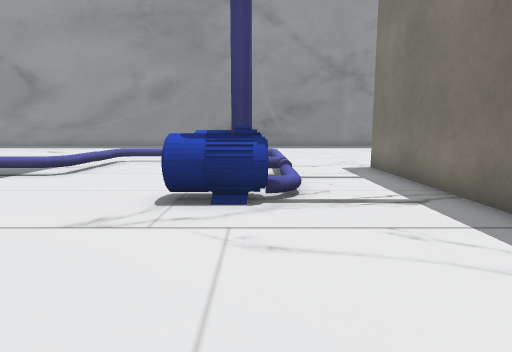
view 1 (above)

23 first-person views from a walk through a 3-D level made in the Unity game engine. The camera is 1.2 m above the floor, tilts 8° down and sees 75° across. The floor is counted in squares, 1 m on a side. Each view is taken from the middle of a square. On the plan, view 1 faces up. The plan holds only what a view shows up to about 14 squares ahead; the rest is blank. The place goes on beyond the plan. Some surface patterns are stand-ins.

view 2
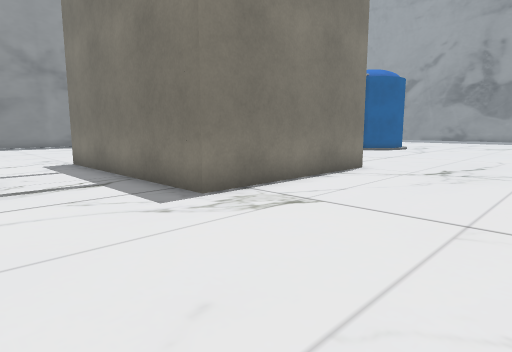

view 3
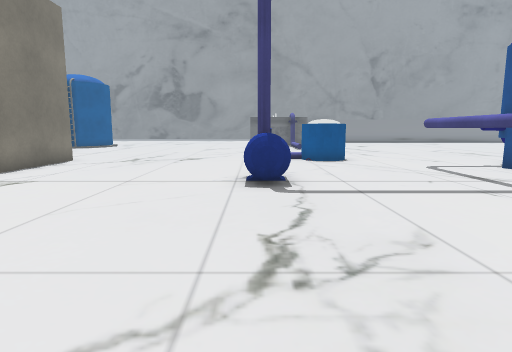

view 4
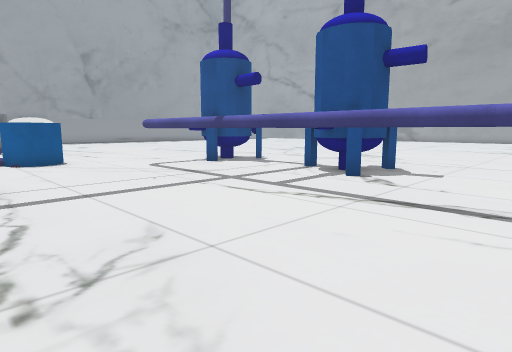

view 5
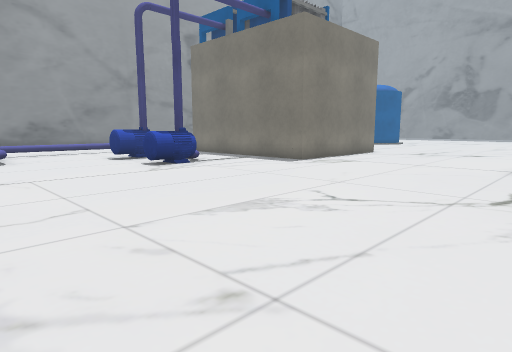

view 6
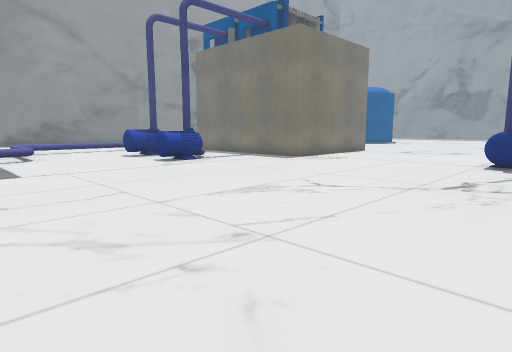

view 7
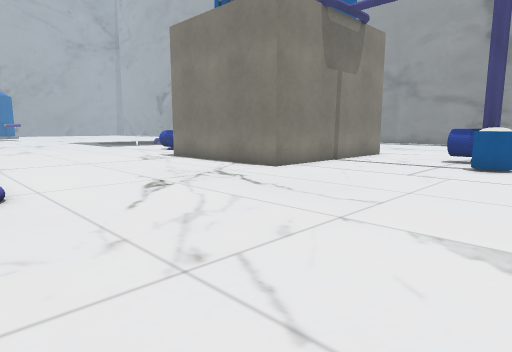

view 8
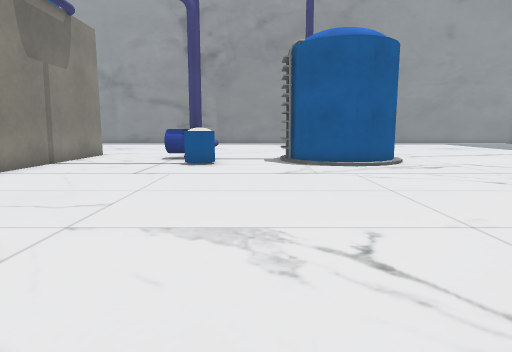

view 9
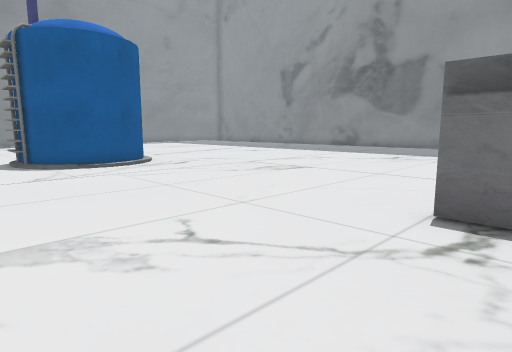

view 10
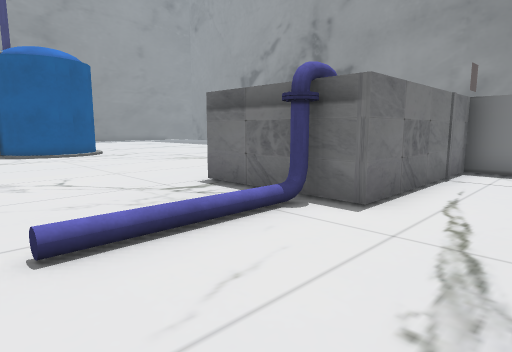

view 11
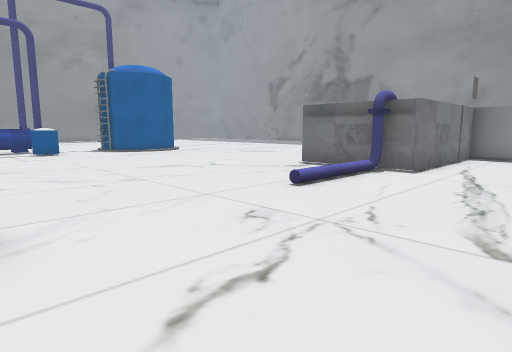

view 12
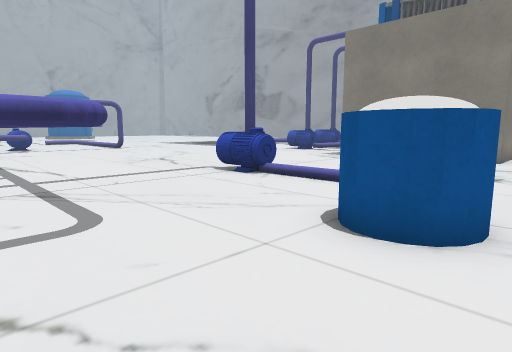

view 13
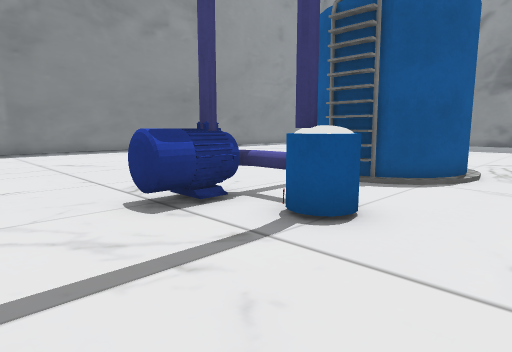

view 14
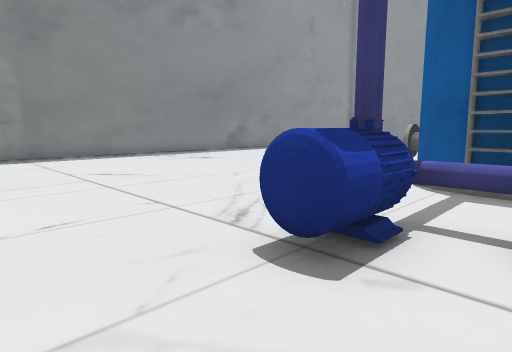

view 15
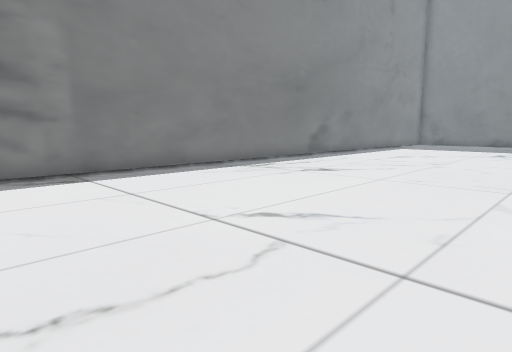

view 16
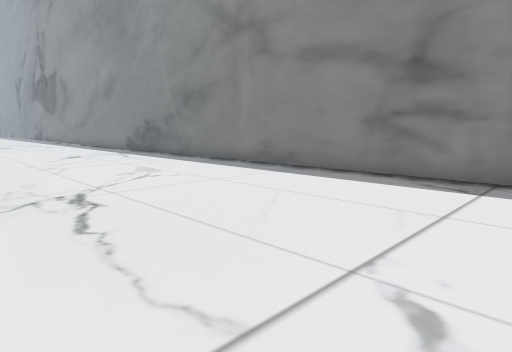

view 17
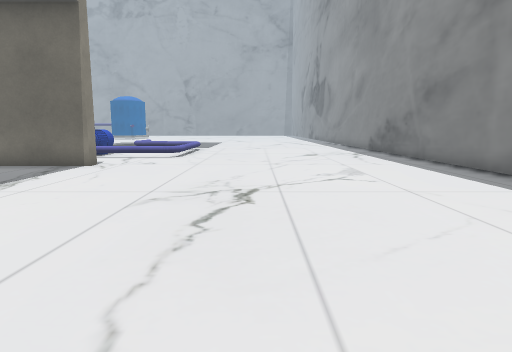

view 18
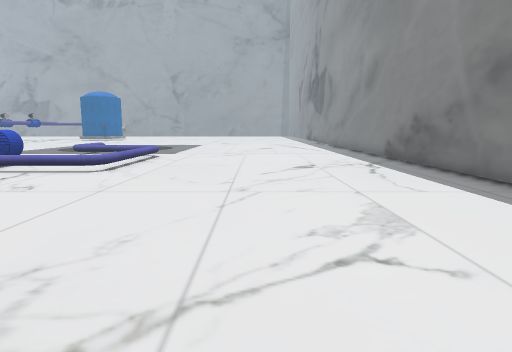

view 19
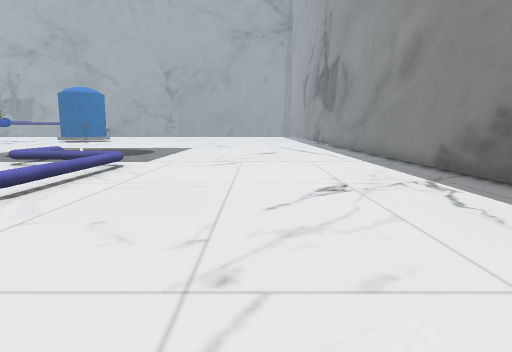

view 20
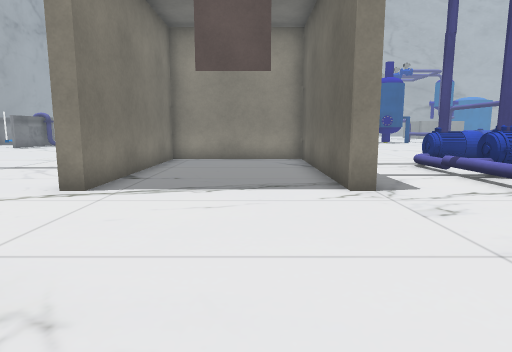

view 21
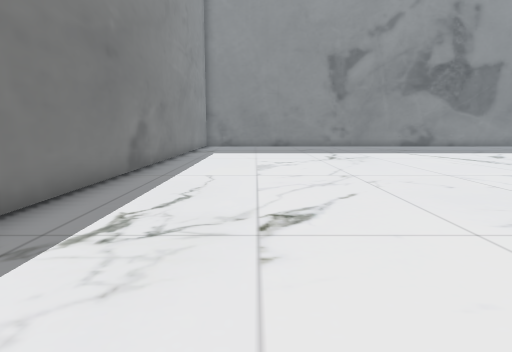

view 22
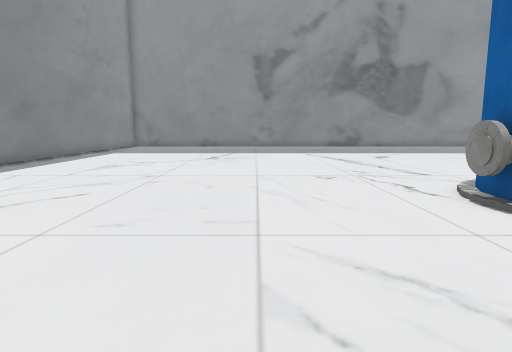

view 23
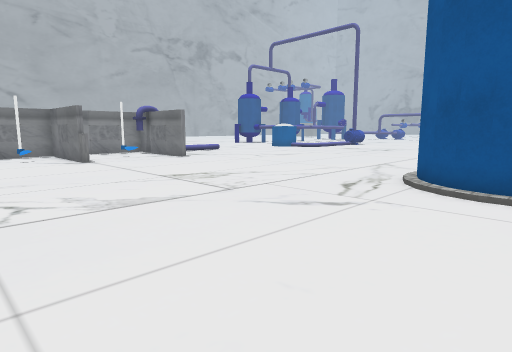

### Floor plan
Key: @ floor where view 1 was taken; # wall or solid block; . floor; / step, stairs or slope; ≈ liquid the walk keeps out of; T thing the floor can be seen under or through; O other object.
Columns run from 8 left of view 1 to 29 right of it. Each row starts with its distance up from view 1.
 23 ######################################
 22 ......................................
 21 ......................................
 20 ......................................
 19 ......................................
 18 ......................................
 17 ......................................
 16 ......................................
 15 ......................................
 14 ......................................
 13 ......................................
 12 .../...../............................
 11   ./...../............................
 10 ≈../...../..#....##........OOO........
  9  ///...OO/..#....##..OOO...O  O.......
  8  ......OO/..#....##...OO..OO  O.......
  7  ......../..#....##....O...OOOO.......
  6   .....OO/..#....##....O....OO........
  5  ......OO...#....##...................
  4  ...........#....##..................
  3  ...........#######..................
  2  .....................................
  1  .....................................
  0  .......@.............................
 -1  .....................................
 -2  ....................................
 -3 ....................................
 -4 ............OOO.............≈#≈≈≈#≈≈
 -5  ...........OO..............≈≈ ≈≈≈≈≈
 -6 . ................OO........≈#   ≈≈≈
 -7     ..............OO........≈######≈
 -8    ................................#
 -9    ...TTTT.TTTTT...................#
-10      O....O.....O..............
-11      O.... .....O.......

Positions as (right, up) in squares from view 1, and headings:
1: (0, 0), facing up
2: (0, -2), facing up-right
3: (-3, -4), facing right
4: (-3, -4), facing down-right
5: (-7, -5), facing up-right
6: (-8, -6), facing up-right
7: (17, -5), facing up-left
8: (17, -5), facing up
9: (16, -5), facing up-right
10: (16, -10), facing up-right
11: (11, -11), facing up-right
12: (12, -11), facing up-left
13: (11, 4), facing up-right
14: (11, 7), facing up-right
15: (11, 13), facing up-right
16: (15, 14), facing up-left
17: (15, 16), facing left
18: (10, 17), facing left
19: (6, 17), facing left
20: (6, 17), facing down
21: (15, 19), facing right
22: (15, 14), facing right
23: (29, 9), facing down-left
